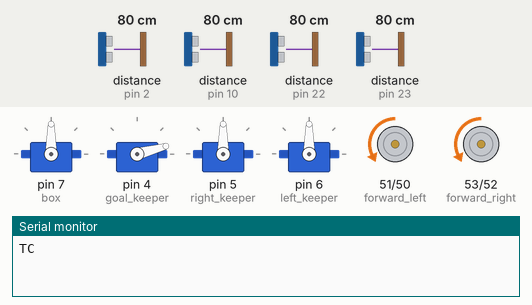
A sketch run on a simulated Arduino Mega 2560, built with avr-gcc and run on an emulated ATmega2560. Parts: 4 × servo, motor-driver pin pairs drawn as motors (green arrow = first pin HIGH = forward, orange = second pin HIGH = backward, longer = more drive, scaled by the enable pin), the last lines printed to the serial monitor. Wiring (inferred from the names in the program): 4 × ultrasonic range finder: trigger pin 3, echo pin 2 / trigger pin 8, echo pin 23 / trigger pin 9, echo pin 10 / trigger pin 13, echo pin 22; TCS34725 colour sensor at I2C address 0x29. The inputs (shaded band) are chosen by the test bench; at power-on: distance to the obstacle (sensors on pin 2, pin 22, pin 10, pin 23) 80 cm. The echo pulse lasts 58.3 µs per cm.

Above: at 1.2 s.
1.3 s: distance to the obstacle (sensor on pin 2) set to 45 cm
2.8 s: distance to the obstacle (sensor on pin 2) set to 36 cm
At 3.5 s:
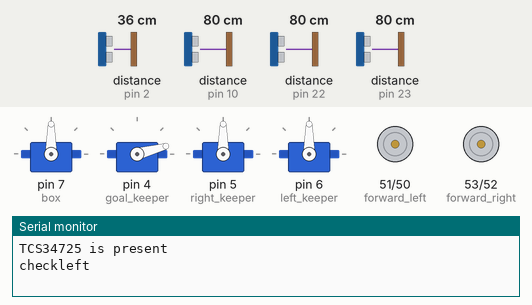
5.8 s: distance to the obstacle (sensor on pin 22) set to 56 cm
8.8 s: distance to the obstacle (sensor on pin 22) set to 50 cm
11.8 s: distance to the obstacle (sensor on pin 10) set to 299 cm
14.8 s: distance to the obstacle (sensor on pin 22) set to 22 cm
At 15.4 s:
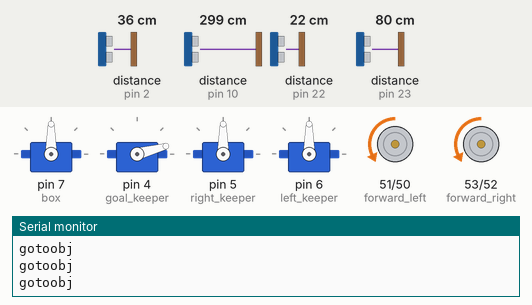
17.8 s: distance to the obstacle (sensor on pin 22) set to 19 cm
At 22.0 s:
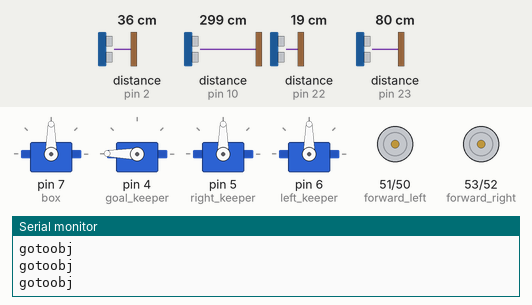
At 23.8 s:
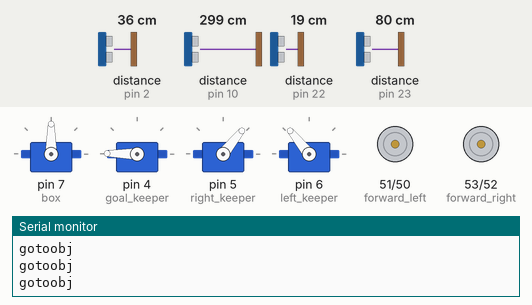
Timing chart, 0 to 24.4 s (numbered marks = the images above; inputs shaded):
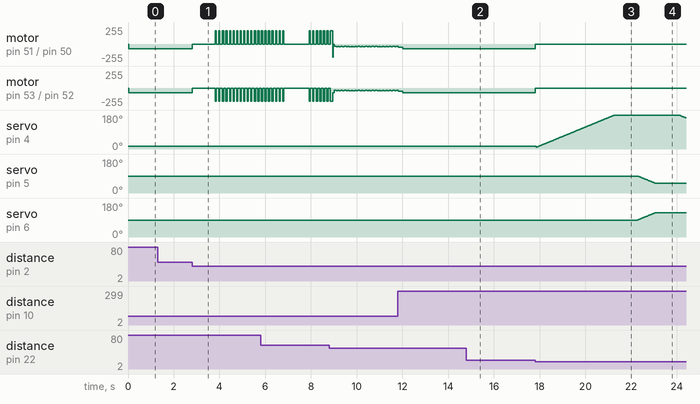

The sketch:

Robot_code.ino
```cpp
#include <Servo.h>
#include <math.h>
#include <Wire.h>

//*** BELOW CODE TAKEN FROM http://blog.solutions-cubed.com/sensing-color-with-the-arduino-and-the-tcs34725/
byte i2cWriteBuffer[10];
byte i2cReadBuffer[10];

#define SensorAddressWrite 0x29 //
#define SensorAddressRead 0x29 //
#define EnableAddress 0xa0 // register address + command bits
#define ATimeAddress 0xa1 // register address + command bits
#define WTimeAddress 0xa3 // register address + command bits
#define ConfigAddress 0xad // register address + command bits
#define ControlAddress 0xaf // register address + command bits
#define IDAddress 0xb2 // register address + command bits
#define ColorAddress 0xb4 // register address + command bits
void Writei2cRegisters(byte numberbytes, byte command)
{
    byte i = 0;

    Wire.beginTransmission(SensorAddressWrite);   // Send address with Write bit set
    Wire.write(command);                          // Send command, normally the register address
    for (i=0;i<numberbytes;i++)                       // Send data
      Wire.write(i2cWriteBuffer[i]);
    Wire.endTransmission();

    delayMicroseconds(100);      // allow some time for bus to settle
}

byte Readi2cRegisters(int numberbytes, byte command)
{
   byte i = 0;

    Wire.beginTransmission(SensorAddressWrite);   // Write address of read to sensor
    Wire.write(command);
    Wire.endTransmission();

    delayMicroseconds(100);      // allow some time for bus to settle

    Wire.requestFrom(SensorAddressRead,numberbytes);   // read data
    for(i=0;i<numberbytes;i++)
      i2cReadBuffer[i] = Wire.read();
    Wire.endTransmission();

    delayMicroseconds(100);      // allow some time for bus to settle
}

void init_TCS34725(void)
{
  i2cWriteBuffer[0] = 0x10;
  Writei2cRegisters(1,ATimeAddress);    // RGBC timing is 256 - contents x 2.4mS =
  i2cWriteBuffer[0] = 0x00;
  Writei2cRegisters(1,ConfigAddress);   // Can be used to change the wait time
  i2cWriteBuffer[0] = 0x00;
  Writei2cRegisters(1,ControlAddress);  // RGBC gain control
  i2cWriteBuffer[0] = 0x03;
  Writei2cRegisters(1,EnableAddress);    // enable ADs and oscillator for sensor
}

void get_TCS34725ID(void)
{
  Readi2cRegisters(1,IDAddress);
  if (i2cReadBuffer[0] = 0x44)
    Serial.println("TCS34725 is present");
  else
    Serial.println("TCS34725 not responding");
}

// ******** END OF COPIED BLOCK   **************************************
char get_Colors(void)
{
  unsigned int clear_color = 0;
  unsigned int red_color = 0;
  unsigned int green_color = 0;
  unsigned int blue_color = 0;

  Readi2cRegisters(8,ColorAddress);
  clear_color = (unsigned int)(i2cReadBuffer[1]<<8) + (unsigned int)i2cReadBuffer[0];
  red_color = (unsigned int)(i2cReadBuffer[3]<<8) + (unsigned int)i2cReadBuffer[2];
  green_color = (unsigned int)(i2cReadBuffer[5]<<8) + (unsigned int)i2cReadBuffer[4];
  blue_color = (unsigned int)(i2cReadBuffer[7]<<8) + (unsigned int)i2cReadBuffer[6];

  // send register values to the serial monitor


 // Basic RGB color differentiation can be accomplished by comparing the values and the largest reading will be
 // the prominent color
  if((red_color>blue_color) && (red_color>green_color))             // if red value is dominant in RGB values, the object is red.
    return 'r';
  else if((green_color>blue_color) && (green_color>red_color))   // if green value is dominant in RGB values, the object is green.
   return 'g';
  else if((blue_color>red_color) && (blue_color>green_color))  //if blue value is dominant in RGB values, the object is blue.
    return 'b';
  else return 'e';            //else there is a error, returns e
}

Servo right_keeper;
Servo left_keeper;
Servo goal_keeper;
Servo box;
int trigPin1 = 13; //mid bottom
int echoPin1 = 22; //mid bottom
int trigPin2 = 9; // mid top
int echoPin2 = 10; // mid top
int trigPin3 = 8; //right
int echoPin3 = 23; //right
int echoPin4 = 2; //left
int trigPin4 = 3; //left
int back_left = 50;
int forward_left = 51;
int back_right = 52;
int enable_right = 12;
int enable_left = 11;
int forward_right = 53;
long timer;
bool checkflag = false;
long bottom_mid;
long top_mid;
long right_value;
long left_value;
long distance;

void setup(){
  pinMode(back_left, OUTPUT);         //we sets up pins.
  pinMode(forward_left , OUTPUT);
    pinMode(enable_left, OUTPUT);
  pinMode(enable_right, OUTPUT);
  pinMode(back_right,OUTPUT);
  pinMode(forward_right,OUTPUT);
  pinMode(trigPin1, OUTPUT);
  pinMode(echoPin1,INPUT);
  pinMode(trigPin2, OUTPUT);
  pinMode(echoPin2, INPUT);
  pinMode(trigPin3,OUTPUT);
  pinMode(echoPin3, INPUT);
  pinMode(trigPin4, OUTPUT);
  pinMode(echoPin4,INPUT);
  box.attach(7);
  goal_keeper.attach(4);
  right_keeper.attach(5);
  left_keeper.attach(6);
  goal_keeper.write(15);
  right_keeper.write(90);
  left_keeper.write(90);
  box.write(90);
   Wire.begin();
  Serial.begin(9600);  // start serial for output
  init_TCS34725();
  get_TCS34725ID();
  Serial.begin(9600);
}

int servo_right = 90;     //angles of start location
int servo_left = 90;
int servo_mid = 10;
int servo_kapak = 90;


void grap(){                //compresses object by iron rods.
  for(; servo_right > 50 ; servo_right--, servo_left++){
    delay(20);
     right_keeper.write(servo_right);
     left_keeper.write(servo_left);
    }
}

void reset(){              //opens compressed rods.
  for(; servo_right <90 ; servo_right++, servo_left--){
    delay(20);
     right_keeper.write(servo_right);
     left_keeper.write(servo_left);
    }
}

void down(){                //makes down the system
   for(;servo_mid < 180  ; servo_mid++ ){
       delay(20);
       goal_keeper.write(servo_mid);
    }
}

void up(){            //lifts the object
  for(;servo_mid > 10 ; servo_mid-- ){
       delay(20);
       goal_keeper.write(servo_mid);
    }
}
long olc(int trigPin,int echoPin){
   digitalWrite(trigPin, LOW);
  delayMicroseconds(5);
  digitalWrite(trigPin, HIGH);
  delayMicroseconds(10);
  digitalWrite(trigPin, LOW);
  timer = pulseIn(echoPin, HIGH);
  distance= timer /29.1/2;
  return distance;
}

bool is_wall(){

 bottom_mid = olc(trigPin1,echoPin1);
 top_mid = olc(trigPin2,echoPin2);
 if(bottom_mid< 20 && top_mid < 20){
 if (abs(bottom_mid-top_mid)<7)
    return true;
 }
 return false;
}

bool is_object(){
  bottom_mid = olc(trigPin1,echoPin1);
  if(bottom_mid < 50){	//if bottom_mid ultrasonic sensor measures smaller than 50cm, return true(inform that there is an object)
    return true;
  }
  return false;
}

//In order to turn right, right motors move backward and left motors move forward
void turn_right(){
      analogWrite(enable_right, 200); //it adjusts the velocity of the motors in pwm
      analogWrite(enable_left, 200);
      digitalWrite(forward_right,HIGH);  //corresponding pin which is used for right motors forward action, is adjested high boolean value
      digitalWrite(back_right, LOW);    //corresponding pin which is used for right motors backward action, is adjested low boolean value
      digitalWrite(forward_left, LOW);  //corresponding pin which is used for left motors forward action, is adjested low boolean value
       digitalWrite(back_left, HIGH);  //corresponding pin which is used for left motors backward action, is adjested high boolean value


}

//In order to turn left, left motors move backwards and right motors move forward
void turn_left(){
       analogWrite(enable_right, 200); //it adjusts the velocity of the motors in pwm
      analogWrite(enable_left, 200);
      digitalWrite(forward_right,LOW); //corresponding pin which is used for right motors forward action, is adjested low boolean value
      digitalWrite(back_right, HIGH);  //corresponding pin which is used for right motors backward action, is adjested high boolean value
      digitalWrite(forward_left, HIGH);  //corresponding pin which is used for left motors forward action, is adjested high boolean value
       digitalWrite(back_left, LOW);  //corresponding pin which is used for left motors backward action, is adjested low boolean value
  }

//In order to move forward both right and left motors move forward
void forward(){
      analogWrite(enable_right, 70);
      analogWrite(enable_left, 70);
      digitalWrite(forward_right,LOW);  //corresponding pin which is used for right motors forward action, is adjested low boolean value
      digitalWrite(back_right, HIGH);   //corresponding pin which is used for right motors back action, is adjested high boolean value
      digitalWrite(forward_left, LOW);   //corresponding pin which is used for left motors forward action, is adjested low boolean value
       digitalWrite(back_left, HIGH);    //corresponding pin which is used for left motors backward action, is adjested high boolean value
  }


//In order to stop robot, all pins are given as low value
void stop(){
  analogWrite(enable_right, 0);
      analogWrite(enable_left, 0);
      digitalWrite(forward_right,LOW);   //corresponding pin which is used for right motors forward action, is adjested low boolean value
      digitalWrite(back_right, LOW);    //corresponding pin which is used for right motors backward action, is adjested low boolean value
      digitalWrite(forward_left, LOW);   //corresponding pin which is used for left motors forward action, is adjested low boolean value
       digitalWrite(back_left, LOW);    //corresponding pin which is used for left motors backward action, is adjested low boolean value
  }


//In order to turn back robot turns right till getting the desired position
void turn_back(){
    stop();
    delay(200);   //First robot stops for 0.2 seconds
    turn_right();
    delay(750);   //Then it turns right for 0.75 seconds
    stop();
    delay(1000); //After turning back it waits one more second

  }

void grap_all(){
  if(is_wall()){        // if there is a wall in front of robot,it turns back
    turn_back();
    return;
  }
     down();              //else makes down the gripper
    delay(1000);
      grap();         //grabs the object

    delay(1000);

     up();          //lifts the object
    delay(1000);
      reset();        //leaves the object to bucket
    delay(1000);
     for(int k=0; k < 3;  k++){             //color determination runs three times to get correct value.

      if(get_Colors() == 'r'){          //if object is red
            servo_kapak = 16;
            box.write(servo_kapak);       //servo turns ninety degrees in counter clockwise
            delay(1000);
            servo_kapak = 96;
            box.write(servo_kapak);

          }else if(get_Colors() == 'b'){    // else if object is blue
            servo_kapak = 176;
            box.write(servo_kapak);        //servo turns ninety degrees in counter clockwise
            delay(1000);
            servo_kapak = 96;
            box.write(servo_kapak);
          }
          delay(1000);

    }

}


void check_left(){
  Serial.print("checkleft\n");
  bool flag=true;
  bool is_seen = false;
  int i=0;
  stop();
  delay(1000);
  for(int i = 0; i < 20 ; i++){
    turn_left();
    delay(50);
    stop();
    delay(100);
    if(is_object()){	//if an object closer than 50 cm
      Serial.print("left object");
      flag=false;
       turn_left();		//call turn_left func to rotate to left
      delay(100);
      stop();
      while( 20 < olc(trigPin1,echoPin1)){	//While bottom-mid ultrasonic sensor measures shorter than 20cm
      forward();	//Rotating to left is enough because middle sensor can see the object now. Go forward.
       if(is_wall()){	//Check is it a wall. If it is,
        turn_back();	//call turn_back func to avoid having a crash
        is_seen = true;	//make is_seen true
        break;	//finish the while loop
        }
      Serial.println("gotoobj");	//If it is not a wall, inform user "I go to the object"
      stop();						//call stop func to stop robot. Because grappler operation will start.
      }
      if(is_seen){
        break;
        }
       if(is_wall()){	//If it is wall,
        turn_back();	//call turn_back func to avoid having a crash
        break;			//Break the for loop
        }

      grap_all();	//call grap_all func for grappler object
      break;
    }
  }
}

void check_right(){
  Serial.print("checkright\n");
  bool flag=true;
  int i=0;
  bool is_seen = false;
  stop();
  delay(1000);
  for(int i= 0 ; i < 20 ; i++){
    turn_right();
    delay(50);
    stop();
    delay(100);
    if(is_object()){	//if an object closer than 50 cm
      Serial.print("right object");
      flag=false;
       turn_right();	//Rotate right
      delay(100);
      stop();
      while( 20 < olc(trigPin1,echoPin1)){	//If bottom-mid sensor measures shorter than 20cm,
            forward();	//Go forward to object
       if(is_wall()){	//If it is a wall,
         is_seen = true;//make is_seen true
         turn_back();	//call turn_back func to avoid having crash
         break;			//break loop
        }
      stop();	//If it is not a wall, call stop func to stop robot. Because grappler operation will start.
      }
       if(is_seen){	//If it was wall, break loop
        break;
        }
       if(is_wall()){
			turn_back();	//call turn_back func to avoid having crash
			break;			//break loop
        }

      grap_all();	//grappler operation performs
      break;		//break the loop
    }
  }
}

bool control(){
  int counter = 0;

  }


void loop()
{
 bottom_mid = olc(trigPin1,echoPin1);
 top_mid = olc(trigPin2,echoPin2);
 right_value = olc(trigPin3,echoPin3);
 left_value = olc(trigPin4,echoPin4);

    if (bottom_mid<20 && bottom_mid>7){   //if the middle low sensor measure between 20 and 7 there should be something
      int counter=0;
      stop();   //it stops for 0.3 second
      delay(300);
      while(is_object()){  //sometimes ultrasonic sensors give wrong results in order to avoid this situation robot checks 5 times if it is object or not
        counter++;
        if(counter==5){

         if(is_wall()){ //if it is wall it turns back
          turn_back();
          break;
          }
          grap_all();  //otherwise it grabs the object
          counter = 0;
          break;

        }
      }

    }

  else if (left_value < 40 && left_value > 7){ //if left sensor measures between 40 and 7 it checks the left
    check_left();
  }
   else if(right_value < 40 && right_value > 7){ //if left sensor measures between 40 and 7 it checks the right
    check_right();
   }
   else
    forward();  //if none of these sensors measure desired values robot moves forward untill see something.
}
```

Measured:
- the behaviour switches between 41 and 40 cm on distance to the obstacle (sensor on pin 2) (found by bisection; images 0 and 1)
- the behaviour switches between 21 and 20 cm on distance to the obstacle (sensor on pin 22) (found by bisection; images 2 and 3)
- after the input at 1.3 s, every drawn part: stays the same
- after the input at 2.8 s, motor on pin 51 (forward_left) / pin 50 (back_left): backward 70/255 → stopped at once, then repeats every 0.16 s: forward 200/255 0.05 s, stopped 0.11 s; motor on pin 53 (forward_right) / pin 52 (back_right): backward 70/255 → stopped at once, then repeats every 0.16 s: backward 200/255 0.05 s, stopped 0.11 s
- after the input at 14.8 s, motor on pin 51 (forward_left) / pin 50 (back_left), motor on pin 53 (forward_right) / pin 52 (back_right): stays backward 70/255 (without the input it goes to stopped after 3.0 s)
- after the input at 17.8 s, motor on pin 51 (forward_left) / pin 50 (back_left), motor on pin 53 (forward_right) / pin 52 (back_right): backward 70/255 → stopped at once
